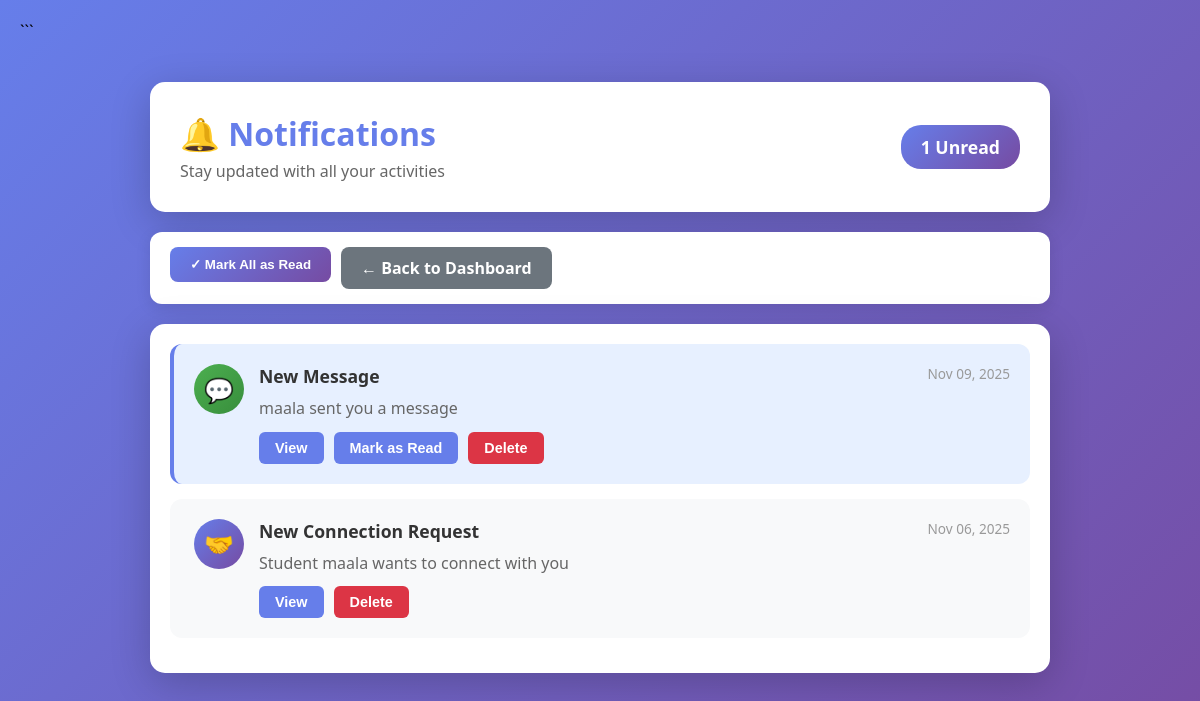
The page /notifications.php (signed in) on the database its author committed.
### tables this page shows
CREATE TABLE `notifications` (
  `notification_id` int(11) NOT NULL,
  `user_type` enum('student','alumni','admin') NOT NULL,
  `user_register` varchar(100) NOT NULL,
  `notification_type` enum('connection_request','message','mentorship_request','mentorship_accepted','profile_view','other') NOT NULL,
  `title` varchar(255) NOT NULL,
  `message` text NOT NULL,
  `link` varchar(255) DEFAULT NULL,
  `is_read` tinyint(1) DEFAULT 0,
  `created_at` timestamp NOT NULL DEFAULT current_timestamp(),
  `read_at` timestamp NULL DEFAULT NULL
);

### notifications.php (the view, shortened to what this page needs)
<?php
include_once 'db_config.php';
$user_type = null;
$user_register = null;
if (isset($_SESSION['st_register'])) {
    $user_type = 'student';
    $user_register = $_SESSION['st_register'];
} elseif (isset($_SESSION['pi_register'])) {
    $user_type = 'alumni';
    $user_register = $_SESSION['pi_register'];
} else {
    header("Location: login.php");
    exit();
}
$notifications_query = "SELECT * FROM notifications
                        WHERE user_register='$user_register' AND user_type='$user_type'
                        ORDER BY created_at DESC
                        LIMIT 50";
$notifications = mysqli_query($conn, $notifications_query);
$unread_count = mysqli_fetch_assoc(mysqli_query($conn,
    "SELECT COUNT(*) as count FROM notifications
     WHERE user_register='$user_register' AND is_read=0"))['count'];
?>
<!DOCTYPE html>
<html>
<head>
</head>
<body>
<div class="container">
    <div class="header">
        <div class="header-content">
            <h1>🔔 Notifications</h1>
            <p>Stay updated with all your activities</p>
        </div>
        <?php if ($unread_count > 0) { ?>
            <div class="unread-badge">
                <?php echo $unread_count; ?> Unread
            </div>
        <?php } ?>
    </div>
    <div class="actions-bar">
        <?php if ($unread_count > 0) { ?>
            <form method="POST" style="display: inline;">
                <button type="submit" name="mark_all_read" class="action-btn btn-mark-all">
                    ✓ Mark All as Read
                </button>
            </form>
        <?php } ?>
        <a href="<?php echo ($user_type == 'student') ? 'studentpage.php' : 'alumnipage.php'; ?>"
           class="action-btn btn-back">
            ← Back to Dashboard
        </a>
    </div>
    <div class="notifications-list">
        <?php if (mysqli_num_rows($notifications) > 0) { ?>
            <?php while ($notif = mysqli_fetch_assoc($notifications)) {
                $unread_class = $notif['is_read'] == 0 ? 'unread' : '';
                $icon_class = 'icon-other';
                $icon = '🔔';
                if ($notif['notification_type'] == 'connection_request') {
                    $icon_class = 'icon-connection';
                    $icon = '🤝';
                } elseif ($notif['notification_type'] == 'message') {
                    $icon_class = 'icon-message';
                    $icon = '💬';
                } elseif (strpos($notif['notification_type'], 'mentorship') !== false) {
                    $icon_class = 'icon-mentorship';
                    $icon = '🎓';
                }
            ?>
                <div class="notification-item <?php echo $unread_class; ?>">
                    <div class="notification-icon <?php echo $icon_class; ?>">
                        <?php echo $icon; ?>
                    </div>
                    <div class="notification-content">
                        <div class="notification-header">
                            <div class="notification-title">
                                <?php echo htmlspecialchars($notif['title']); ?>
                            </div>
                            <div class="notification-time">
                                <?php
                                $time = new DateTime($notif['created_at']);
                                $now = new DateTime();
                                $diff = $now->diff($time);
                                if ($diff->days == 0) {
                                    if ($diff->h == 0) {
                                        echo $diff->i . ' min ago';
                                    } else {
                                        echo $diff->h . ' hour' . ($diff->h > 1 ? 's' : '') . ' ago';
                                    }
                                } elseif ($diff->days == 1) {
                                    echo 'Yesterday';
                                } else {
                                    echo $time->format('M d, Y');
                                }
                                ?>
                            </div>
                        </div>
                        <div class="notification-message">
                            <?php echo htmlspecialchars($notif['message']); ?>
                        </div>
                        <div class="notification-actions">
                            <?php if (!empty($notif['link'])) { ?>
                                <button class="notif-btn btn-view"
                                        onclick="window.location.href='<?php echo htmlspecialchars($notif['link']); ?>'">
                                    View
                                </button>
                            <?php } ?>
                            <?php if ($notif['is_read'] == 0) { ?>
                                <button class="notif-btn btn-view"
                                        onclick="markAsRead(<?php echo $notif['notification_id']; ?>)">
                                    Mark as Read
                                </button>
                            <?php } ?>
                            <button class="notif-btn btn-delete"
                                    onclick="deleteNotification(<?php echo $notif['notification_id']; ?>)">
                                Delete
                            </button>
                        </div>
                    </div>
                </div>
            <?php } ?>
        <?php } ?>
    </div>
</div>
</body>
</html>

### notifications.php (style rules this page uses)
* { margin: 0; padding: 0; box-sizing: border-box; }
body { font-family: 'Segoe UI', Tahoma, Geneva, Verdana, sans-serif; background: linear-gradient(135deg, #667eea 0%, #764ba2 100%); min-height: 100vh; padding: 20px; }
.container { max-width: 900px; margin: 40px auto; }
.header { background: white; border-radius: 15px; padding: 30px; margin-bottom: 20px; box-shadow: 0 10px 40px rgba(0, 0, 0, 0.2); display: flex; justify-content: space-between; align-items: center; }
.header-content h1 { color: #667eea; font-size: 2rem; margin-bottom: 5px; }
.header-content p { color: #666; }
.unread-badge { background: linear-gradient(135deg, #667eea 0%, #764ba2 100%); color: white; padding: 10px 20px; border-radius: 20px; font-weight: 600; font-size: 1.1rem; }
.actions-bar { background: white; border-radius: 12px; padding: 15px 20px; margin-bottom: 20px; box-shadow: 0 4px 15px rgba(0, 0, 0, 0.1); display: flex; gap: 10px; }
.action-btn { padding: 10px 20px; border: none; border-radius: 8px; font-weight: 600; cursor: pointer; transition: all 0.3s; }
.btn-mark-all { background: linear-gradient(135deg, #667eea 0%, #764ba2 100%); color: white; }
.btn-back { background: #6c757d; color: white; text-decoration: none; display: inline-flex; align-items: center; }
.notifications-list { background: white; border-radius: 15px; padding: 20px; box-shadow: 0 10px 40px rgba(0, 0, 0, 0.2); }
.notification-item { padding: 20px; border-radius: 12px; margin-bottom: 15px; background: #f8f9fa; border-left: 4px solid transparent; transition: all 0.3s; display: flex; gap: 15px; align-items: start; }
.notification-item.unread { background: #e7f0ff; border-left-color: #667eea; }
.notification-icon { width: 50px; height: 50px; border-radius: 50%; display: flex; align-items: center; justify-content: center; font-size: 1.5rem; flex-shrink: 0; }
.icon-connection { background: linear-gradient(135deg, #667eea 0%, #764ba2 100%); }
.icon-message { background: linear-gradient(135deg, #4CAF50 0%, #388E3C 100%); }
.notification-content { flex: 1; min-width: 0; }
.notification-header { display: flex; justify-content: space-between; align-items: start; margin-bottom: 8px; }
.notification-title { font-weight: 600; color: #333; font-size: 1.1rem; }
.notification-time { font-size: 0.85rem; color: #999; white-space: nowrap; }
.notification-message { color: #666; line-height: 1.6; margin-bottom: 10px; }
.notification-actions { display: flex; gap: 10px; }
.notif-btn { padding: 8px 16px; border: none; border-radius: 6px; font-size: 0.9rem; font-weight: 600; cursor: pointer; transition: all 0.3s; }
.btn-view { background: #667eea; color: white; }
.btn-delete { background: #dc3545; color: white; }

### rows shown on the page
notifications: notification_type "💬", title "New Message", created_at "Nov 09, 2025", message "maala sent you a message"
notifications: notification_type "🤝", title "New Connection Request", created_at "Nov 06, 2025", message "Student maala wants to connect with you"

### other values the page prints
$unread_count "1"
